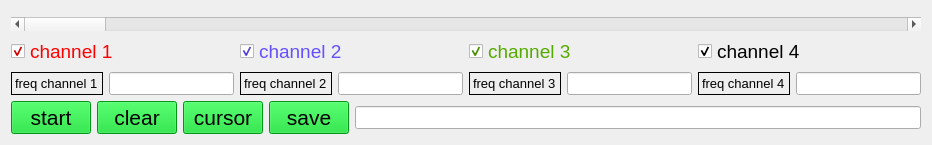
      <widget class="QWidget" name="digital">
       <attribute name="title">
        <string>Digital</string>
       </attribute>
       <layout class="QHBoxLayout" name="horizontalLayout_39">
        <item>
         <layout class="QVBoxLayout" name="verticalLayout_6">
          <item>
           <widget class="QCustomPlot" name="digitalPlot" native="true"/>
          </item>
          <item>
           <widget class="QScrollBar" name="digital_scrollBar">
            <property name="orientation">
             <enum>Qt::Horizontal</enum>
            </property>
           </widget>
          </item>
          <item>
           <layout class="QHBoxLayout" name="horizontalLayout_22">
            <item>
             <widget class="QCheckBox" name="digital_channel1_checkBox">
              <property name="font">
               <font>
                <pointsize>14</pointsize>
               </font>
              </property>
              <property name="styleSheet">
               <string notr="true">color: rgb(255, 0, 0);</string>
              </property>
              <property name="text">
               <string>channel 1</string>
              </property>
              <property name="checked">
               <bool>true</bool>
              </property>
             </widget>
            </item>
            <item>
             <widget class="QCheckBox" name="digital_channel2_checkBox">
              <property name="font">
               <font>
                <pointsize>14</pointsize>
               </font>
              </property>
              <property name="styleSheet">
               <string notr="true">color: rgb(100, 80, 255);</string>
              </property>
              <property name="text">
               <string>channel 2</string>
              </property>
              <property name="checked">
               <bool>true</bool>
              </property>
             </widget>
            </item>
            <item>
             <widget class="QCheckBox" name="digital_channel3_checkBox">
              <property name="font">
               <font>
                <pointsize>14</pointsize>
               </font>
              </property>
              <property name="styleSheet">
               <string notr="true">color: rgb(85, 170, 0);</string>
              </property>
              <property name="text">
               <string>channel 3</string>
              </property>
              <property name="checked">
               <bool>true</bool>
              </property>
             </widget>
            </item>
            <item>
             <widget class="QCheckBox" name="digital_channel4_checkBox">
              <property name="font">
               <font>
                <pointsize>14</pointsize>
               </font>
              </property>
              <property name="styleSheet">
               <string notr="true">color: rgb(0, 0, 0
);</string>
              </property>
              <property name="text">
               <string>channel 4</string>
              </property>
              <property name="checked">
               <bool>true</bool>
              </property>
             </widget>
            </item>
           </layout>
          </item>
          <item>
           <layout class="QHBoxLayout" name="horizontalLayout_38">
            <item>
             <widget class="QLabel" name="label_42">
              <property name="font">
               <font>
                <pointsize>10</pointsize>
               </font>
              </property>
              <property name="frameShape">
               <enum>QFrame::Box</enum>
              </property>
              <property name="text">
               <string>freq channel 1</string>
              </property>
             </widget>
            </item>
            <item>
             <widget class="QLineEdit" name="freq_channel1_value_digital">
              <property name="font">
               <font>
                <pointsize>10</pointsize>
               </font>
              </property>
             </widget>
            </item>
            <item>
             <widget class="QLabel" name="label_43">
              <property name="font">
               <font>
                <pointsize>10</pointsize>
               </font>
              </property>
              <property name="frameShape">
               <enum>QFrame::Box</enum>
              </property>
              <property name="text">
               <string>freq channel 2</string>
              </property>
             </widget>
            </item>
            <item>
             <widget class="QLineEdit" name="freq_channel2_value_digital">
              <property name="font">
               <font>
                <pointsize>10</pointsize>
               </font>
              </property>
             </widget>
            </item>
            <item>
             <widget class="QLabel" name="label_44">
              <property name="font">
               <font>
                <pointsize>10</pointsize>
               </font>
              </property>
              <property name="frameShape">
               <enum>QFrame::Box</enum>
              </property>
              <property name="text">
               <string>freq channel 3</string>
              </property>
             </widget>
            </item>
            <item>
             <widget class="QLineEdit" name="freq_channel3_value_digital">
              <property name="font">
               <font>
                <pointsize>10</pointsize>
               </font>
              </property>
             </widget>
            </item>
            <item>
             <widget class="QLabel" name="label_45">
              <property name="font">
               <font>
                <pointsize>10</pointsize>
               </font>
              </property>
              <property name="frameShape">
               <enum>QFrame::Box</enum>
              </property>
              <property name="text">
               <string>freq channel 4</string>
              </property>
             </widget>
            </item>
            <item>
             <widget class="QLineEdit" name="freq_channel4_value_digital">
              <property name="font">
               <font>
                <pointsize>10</pointsize>
               </font>
              </property>
             </widget>
            </item>
           </layout>
          </item>
          <item>
           <layout class="QHBoxLayout" name="horizontalLayout_27">
            <item>
             <widget class="QPushButton" name="digital_start_pushButton">
              <property name="font">
               <font>
                <pointsize>16</pointsize>
               </font>
              </property>
              <property name="styleSheet">
               <string notr="true">background-color: rgb(0, 212, 35);</string>
              </property>
              <property name="text">
               <string>start</string>
              </property>
              <property name="iconSize">
               <size>
                <width>50</width>
                <height>50</height>
               </size>
              </property>
             </widget>
            </item>
            <item>
             <widget class="QPushButton" name="digital_clear_pushButton">
              <property name="font">
               <font>
                <pointsize>16</pointsize>
               </font>
              </property>
              <property name="styleSheet">
               <string notr="true">background-color: rgb(0, 212, 35);</string>
              </property>
              <property name="text">
               <string>clear</string>
              </property>
             </widget>
            </item>
            <item>
             <widget class="QPushButton" name="digital_cursor_pushButton">
              <property name="font">
               <font>
                <pointsize>16</pointsize>
               </font>
              </property>
              <property name="styleSheet">
               <string notr="true">background-color: rgb(0, 212, 35);</string>
              </property>
              <property name="text">
               <string>cursor</string>
              </property>
             </widget>
            </item>
            <item>
             <widget class="QPushButton" name="digital_save_pushButton">
              <property name="font">
               <font>
                <pointsize>16</pointsize>
               </font>
              </property>
              <property name="styleSheet">
               <string notr="true">background-color: rgb(0, 212, 35);</string>
              </property>
              <property name="text">
               <string>save</string>
              </property>
              <property name="iconSize">
               <size>
                <width>50</width>
                <height>50</height>
               </size>
              </property>
             </widget>
            </item>
            <item>
             <widget class="QLineEdit" name="digital_save_value">
              <property name="font">
               <font>
                <pointsize>10</pointsize>
               </font>
              </property>
             </widget>
            </item>
           </layout>
          </item>
         </layout>
        </item>
       </layout>
      </widget>
